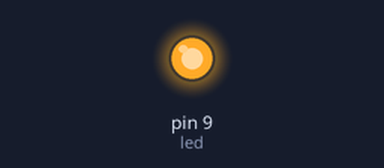
Bench run of a sketch on a simulated Arduino Uno, built with avr-gcc and run on an emulated ATmega328P. Shown: output pins drawn as LEDs (lit = HIGH).

Above: at 0.1 s.
Timing chart, 0 to 1.6 s (numbered marks = the images above):
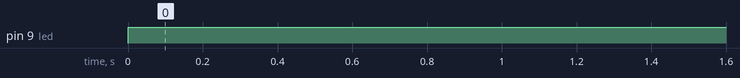

Measured:
- by itself, pin 9 (led): LOW → HIGH at 0.00 s

The sketch:

18oct_pwmpin.ino
```cpp
#define led 9

void setup() {
  // put your setup code here, to run once:
pinMode(led,OUTPUT);

}

void loop() {
  // put your main code here, to run repeatedly:
analogWrite(led,255);

}
```
